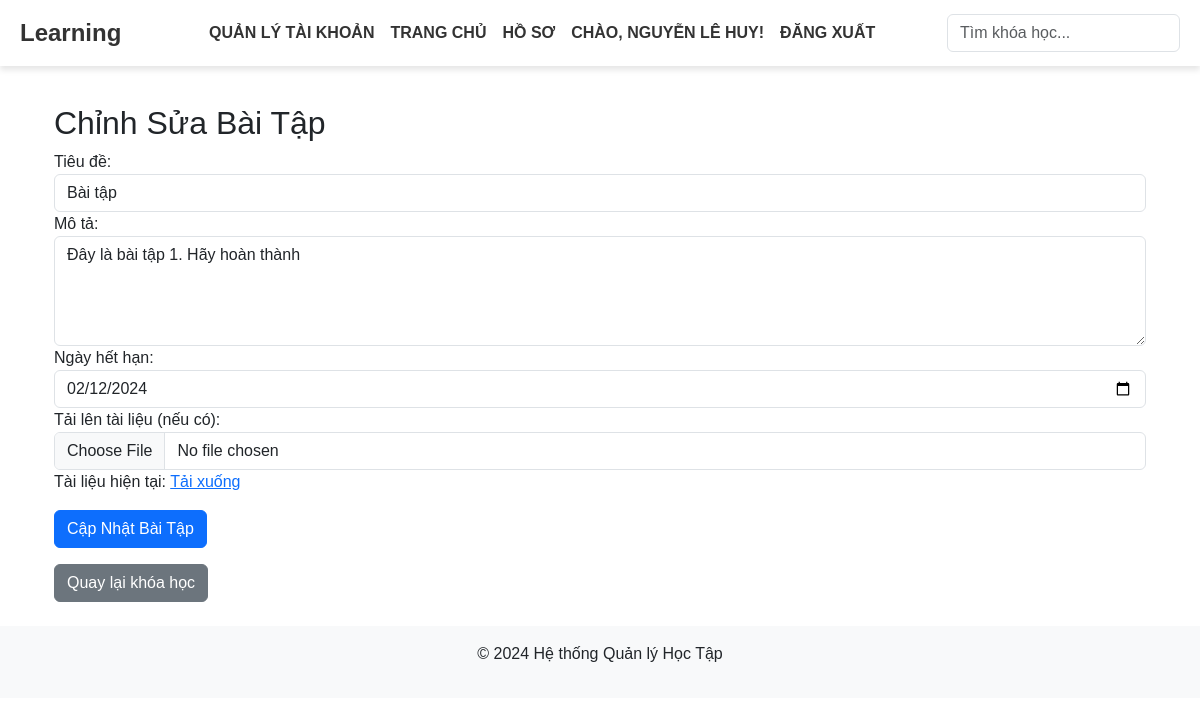
/assignment/edit/1 (signed in), run on the app's committed database.
### tables this page shows
CREATE TABLE `assignments` (
  `assignment_id` int(11) NOT NULL,
  `course_id` int(11) NOT NULL,
  `title` varchar(100) NOT NULL,
  `description` text DEFAULT NULL,
  `due_date` date NOT NULL,
  `created_at` timestamp NOT NULL DEFAULT current_timestamp(),
  `file_path` varchar(255) DEFAULT NULL
);

### app/Controllers/AssignmentController.php (called while the page is built, shortened)
<?php
class AssignmentController
{
    private $assignmentModel;
    public function __construct()
    {
        $database = new Database();
        $this->db = $database->getConnection();
        $this->assignmentModel = new Assignment($this->db);
    }
    public function editAssignment($assignmentId)
    {
        $assignment = $this->assignmentModel->getAssignmentById($assignmentId);
        $userData = $this->getUserData();
        $content = $this->renderView('Assignment/edit_assignment.php', ['userData' => $userData, 'assignment' => $assignment]);
    }
    public function getUserData()
    {
        return $_SESSION['user'] ?? null;
    }
    private function renderView($view, $data = [])
    {
        extract($data);
        include __DIR__ . '/../Views/' . $view;
        return ob_get_clean();
    }
}

### app/Config/Database.php (called while the page is built, shortened)
<?php
class Database {
    private $host = 'localhost';
    private $db_name = 'LearningSystem';
    private $username = 'root';
    private $password = '';
    public function getConnection() {
        $this->conn = null;
        try {
            $this->conn = new PDO("mysql:host=" . $this->host . ";dbname=" . $this->db_name, $this->username, $this->password);
            $this->conn->setAttribute(PDO::ATTR_ERRMODE, PDO::ERRMODE_EXCEPTION);
        } catch (PDOException $exception) {
            echo "Connection error: " . $exception->getMessage();
        }
        return $this->conn;
    }
}

### app/Models/Assignment.php (called while the page is built, shortened)
<?php
class Assignment
{
    private $conn;
    public function __construct($db)
    {
        $this->conn = $db;
    }
    public function getAssignmentById($assignmentId)
    {
        $stmt = $this->conn->prepare("SELECT * FROM assignments WHERE assignment_id = ?");
        $stmt->execute([$assignmentId]);
        return $stmt->fetch(PDO::FETCH_ASSOC);
    }
}

### app/Views/Assignment/edit_assignment.php (the view)
<div class="container mt-4">
    <h2>Chỉnh Sửa Bài Tập</h2>
    <form action="" method="POST" enctype="multipart/form-data">
        <div class="form-group">
            <label for="title">Tiêu đề:</label>
            <input type="text" class="form-control" id="title" name="title"
                value="<?php echo htmlspecialchars($assignment['title']); ?>" required>
        </div>
        <div class="form-group">
            <label for="description">Mô tả:</label>
            <textarea class="form-control" id="description" name="description"
                rows="4"><?php echo htmlspecialchars($assignment['description']); ?></textarea>
        </div>
        <div class="form-group">
            <label for="due_date">Ngày hết hạn:</label>
            <input type="date" class="form-control" id="due_date" name="due_date"
                value="<?php echo $assignment['due_date']; ?>" required>
        </div>
        <div class="form-group">
            <label for="file">Tải lên tài liệu (nếu có):</label>
            <input type="file" class="form-control" id="file" name="file">
        </div>
        <?php if (!empty($assignment['file_path'])): ?>
            <p>Tài liệu hiện tại: <a href="/<?php echo htmlspecialchars($assignment['file_path']); ?>" target="_blank">Tải
                    xuống</a></p>
        <?php endif; ?>
        <button type="submit" class="btn btn-primary">Cập Nhật Bài Tập</button>
    </form>
    <a href="/courses/show/<?php echo $assignment['course_id']; ?>" class="btn btn-secondary mt-3">Quay lại khóa học</a>
</div>

### app/Views/layout.php (style rules this page uses)
body { font-family: Arial, sans-serif; padding-top: 80px; }

### data on the page
assignments: title "Bài tập", description "Đây là bài tập 1. Hãy hoàn thành", due_date "02/12/2024"

### other printed values
$userData['full_name'] "NGUYỄN LÊ HUY"
